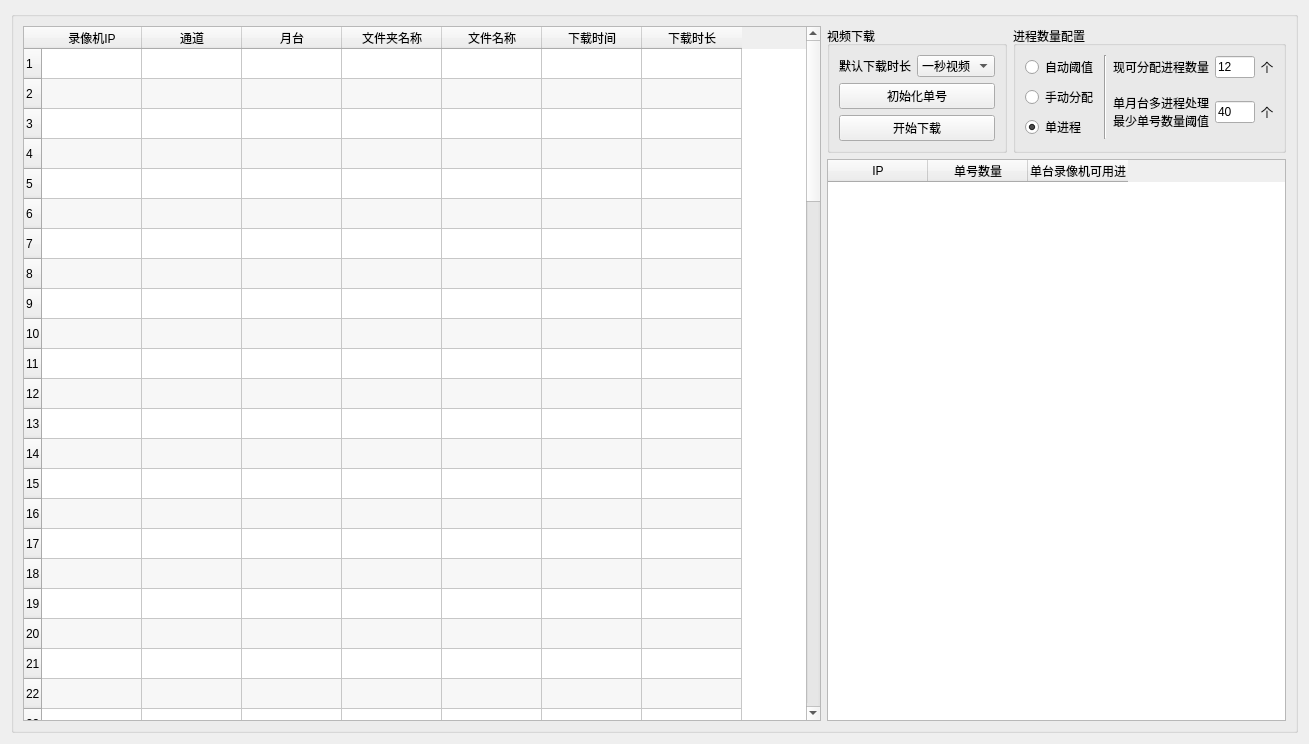
<?xml version="1.0" encoding="UTF-8"?>
<ui version="4.0">
 <class>VDPWC</class>
 <widget class="QWidget" name="VDPWC">
  <property name="geometry">
   <rect>
    <x>0</x>
    <y>0</y>
    <width>1309</width>
    <height>744</height>
   </rect>
  </property>
  <property name="windowTitle">
   <string>VDPwT</string>
  </property>
  <layout class="QGridLayout" name="gridLayout">
   <item row="0" column="0">
    <widget class="QGroupBox" name="groupBox">
     <property name="title">
      <string/>
     </property>
     <layout class="QGridLayout" name="gridLayout_5">
      <item row="0" column="0" rowspan="2">
       <widget class="QTableWidget" name="shipHandleTW">
        <property name="sizePolicy">
         <sizepolicy hsizetype="Expanding" vsizetype="Expanding">
          <horstretch>0</horstretch>
          <verstretch>0</verstretch>
         </sizepolicy>
        </property>
        <property name="minimumSize">
         <size>
          <width>767</width>
          <height>0</height>
         </size>
        </property>
        <property name="editTriggers">
         <set>QAbstractItemView::NoEditTriggers</set>
        </property>
        <property name="alternatingRowColors">
         <bool>true</bool>
        </property>
        <property name="gridStyle">
         <enum>Qt::SolidLine</enum>
        </property>
        <property name="sortingEnabled">
         <bool>false</bool>
        </property>
        <property name="rowCount">
         <number>91</number>
        </property>
        <row/>
        <row/>
        <row/>
        <row/>
        <row/>
        <row/>
        <row/>
        <row/>
        <row/>
        <row/>
        <row/>
        <row/>
        <row/>
        <row/>
        <row/>
        <row/>
        <row/>
        <row/>
        <row/>
        <row/>
        <row/>
        <row/>
        <row/>
        <row/>
        <row/>
        <row/>
        <row/>
        <row/>
        <row/>
        <row/>
        <row/>
        <row/>
        <row/>
        <row/>
        <row/>
        <row/>
        <row/>
        <row/>
        <row/>
        <row/>
        <row/>
        <row/>
        <row/>
        <row/>
        <row/>
        <row/>
        <row/>
        <row/>
        <row/>
        <row/>
        <row/>
        <row/>
        <row/>
        <row/>
        <row/>
        <row/>
        <row/>
        <row/>
        <row/>
        <row/>
        <row/>
        <row/>
        <row/>
        <row/>
        <row/>
        <row/>
        <row/>
        <row/>
        <row/>
        <row/>
        <row/>
        <row/>
        <row/>
        <row/>
        <row/>
        <row/>
        <row/>
        <row/>
        <row/>
        <row/>
        <row/>
        <row/>
        <row/>
        <row/>
        <row/>
        <row/>
        <row/>
        <row/>
        <row/>
        <row/>
        <row/>
        <column>
         <property name="text">
          <string>录像机IP</string>
         </property>
        </column>
        <column>
         <property name="text">
          <string>通道</string>
         </property>
        </column>
        <column>
         <property name="text">
          <string>月台</string>
         </property>
        </column>
        <column>
         <property name="text">
          <string>文件夹名称</string>
         </property>
        </column>
        <column>
         <property name="text">
          <string>文件名称</string>
         </property>
        </column>
        <column>
         <property name="text">
          <string>下载时间</string>
         </property>
        </column>
        <column>
         <property name="text">
          <string>下载时长</string>
         </property>
        </column>
       </widget>
      </item>
      <item row="0" column="1">
       <widget class="QGroupBox" name="groupBox_2">
        <property name="sizePolicy">
         <sizepolicy hsizetype="Fixed" vsizetype="Fixed">
          <horstretch>0</horstretch>
          <verstretch>0</verstretch>
         </sizepolicy>
        </property>
        <property name="title">
         <string>视频下载</string>
        </property>
        <layout class="QGridLayout" name="gridLayout_3">
         <item row="0" column="0">
          <widget class="QLabel" name="label">
           <property name="text">
            <string>默认下载时长</string>
           </property>
          </widget>
         </item>
         <item row="0" column="1">
          <widget class="QComboBox" name="defaultDownloadDurationCB">
           <item>
            <property name="text">
             <string>一秒视频</string>
            </property>
           </item>
           <item>
            <property name="text">
             <string>五秒视频</string>
            </property>
           </item>
           <item>
            <property name="text">
             <string>十秒视频</string>
            </property>
           </item>
          </widget>
         </item>
         <item row="1" column="0" colspan="2">
          <widget class="QPushButton" name="iniShipPB">
           <property name="text">
            <string>初始化单号</string>
           </property>
          </widget>
         </item>
         <item row="2" column="0" colspan="2">
          <widget class="QPushButton" name="downLoadVideoPB">
           <property name="text">
            <string>开始下载</string>
           </property>
          </widget>
         </item>
        </layout>
       </widget>
      </item>
      <item row="1" column="1" colspan="2">
       <widget class="QTableWidget" name="coreNumTW">
        <property name="sizePolicy">
         <sizepolicy hsizetype="Expanding" vsizetype="Expanding">
          <horstretch>0</horstretch>
          <verstretch>0</verstretch>
         </sizepolicy>
        </property>
        <property name="minimumSize">
         <size>
          <width>210</width>
          <height>0</height>
         </size>
        </property>
        <property name="sizeAdjustPolicy">
         <enum>QAbstractScrollArea::AdjustIgnored</enum>
        </property>
        <property name="alternatingRowColors">
         <bool>true</bool>
        </property>
        <property name="sortingEnabled">
         <bool>false</bool>
        </property>
        <attribute name="horizontalHeaderCascadingSectionResizes">
         <bool>false</bool>
        </attribute>
        <attribute name="verticalHeaderCascadingSectionResizes">
         <bool>true</bool>
        </attribute>
        <column>
         <property name="text">
          <string>IP</string>
         </property>
        </column>
        <column>
         <property name="text">
          <string>单号数量</string>
         </property>
        </column>
        <column>
         <property name="text">
          <string>单台录像机可用进程数量</string>
         </property>
         <property name="textAlignment">
          <set>AlignLeading|AlignVCenter</set>
         </property>
        </column>
       </widget>
      </item>
      <item row="0" column="2">
       <widget class="QGroupBox" name="processQuantityConfigurationGB">
        <property name="title">
         <string>进程数量配置</string>
        </property>
        <layout class="QGridLayout" name="gridLayout_2">
         <item row="0" column="0">
          <widget class="QRadioButton" name="automaticThresholdRB">
           <property name="text">
            <string>自动阈值</string>
           </property>
           <property name="checked">
            <bool>false</bool>
           </property>
          </widget>
         </item>
         <item row="0" column="1" rowspan="3">
          <widget class="Line" name="line">
           <property name="orientation">
            <enum>Qt::Vertical</enum>
           </property>
          </widget>
         </item>
         <item row="0" column="2">
          <layout class="QHBoxLayout" name="coreNumHL">
           <item>
            <widget class="QLabel" name="label_2">
             <property name="text">
              <string>现可分配进程数量</string>
             </property>
            </widget>
           </item>
           <item>
            <widget class="QLineEdit" name="coreNumLE">
             <property name="sizePolicy">
              <sizepolicy hsizetype="Fixed" vsizetype="Fixed">
               <horstretch>0</horstretch>
               <verstretch>0</verstretch>
              </sizepolicy>
             </property>
             <property name="maximumSize">
              <size>
               <width>40</width>
               <height>16777215</height>
              </size>
             </property>
             <property name="text">
              <string>12</string>
             </property>
            </widget>
           </item>
           <item>
            <widget class="QLabel" name="label_5">
             <property name="text">
              <string>个</string>
             </property>
            </widget>
           </item>
          </layout>
         </item>
         <item row="1" column="0">
          <widget class="QRadioButton" name="manualAssignmentRB">
           <property name="text">
            <string>手动分配</string>
           </property>
          </widget>
         </item>
         <item row="1" column="2" rowspan="2">
          <layout class="QHBoxLayout" name="judgmentThresholdHL">
           <item>
            <widget class="QLabel" name="label_3">
             <property name="minimumSize">
              <size>
               <width>96</width>
               <height>0</height>
              </size>
             </property>
             <property name="toolTip">
              <string>在单月台单号数量超过指定数值是将启动多进程进行同时处理</string>
             </property>
             <property name="lineWidth">
              <number>0</number>
             </property>
             <property name="text">
              <string>&lt;html&gt;&lt;head/&gt;&lt;body&gt;&lt;p&gt;单月台多进程处理最少单号数量阈值&lt;/p&gt;&lt;/body&gt;&lt;/html&gt;</string>
             </property>
             <property name="textFormat">
              <enum>Qt::AutoText</enum>
             </property>
             <property name="scaledContents">
              <bool>false</bool>
             </property>
             <property name="wordWrap">
              <bool>true</bool>
             </property>
             <property name="margin">
              <number>0</number>
             </property>
            </widget>
           </item>
           <item>
            <widget class="QLineEdit" name="minimumQuantityThresholdLE">
             <property name="sizePolicy">
              <sizepolicy hsizetype="Fixed" vsizetype="Fixed">
               <horstretch>0</horstretch>
               <verstretch>0</verstretch>
              </sizepolicy>
             </property>
             <property name="maximumSize">
              <size>
               <width>40</width>
               <height>16777215</height>
              </size>
             </property>
             <property name="text">
              <string>40</string>
             </property>
            </widget>
           </item>
           <item>
            <widget class="QLabel" name="label_4">
             <property name="text">
              <string>个</string>
             </property>
            </widget>
           </item>
          </layout>
         </item>
         <item row="2" column="0">
          <widget class="QRadioButton" name="singleProcessRB">
           <property name="text">
            <string>单进程</string>
           </property>
           <property name="checked">
            <bool>true</bool>
           </property>
          </widget>
         </item>
        </layout>
       </widget>
      </item>
     </layout>
    </widget>
   </item>
  </layout>
 </widget>
 <resources/>
 <connections/>
</ui>
